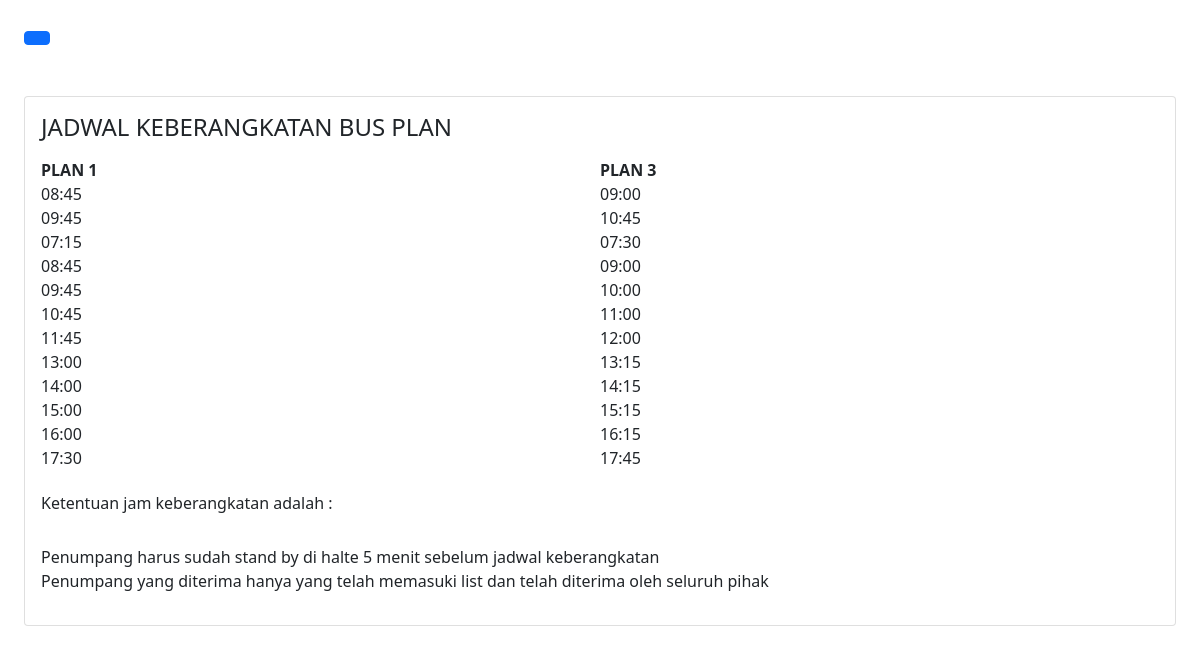
Page /halaman_admin.php on the committed database.
### tables this page shows
CREATE TABLE `jadwal` (
  `id` int(200) NOT NULL,
  `plan1` varchar(200) NOT NULL,
  `plan3` varchar(200) NOT NULL
);

### halaman_admin.php (the view, shortened to what this page needs)
<!DOCTYPE html>
<html lang="en">
<head>
  <link rel="stylesheet" href="http://192.168.29.55:8300/bootstrap.min.css" />
  <link rel="stylesheet" href="http://192.168.29.55:8300/bootstrap-icons.css" />
</head>
<body background="#87CEFA" ;>
  <section class="p-4" id="main-content">
    <button class="btn btn-primary" id="button-toggle">
    </button>
    <div class="card mt-5">
      <div class="card-body">
        <h4>JADWAL KEBERANGKATAN BUS PLAN</h4>
        <p>
        <?php
          include "koneksi.php";
          $query = mysqli_query($koneksi, "SELECT * FROM jadwal");
          ?>
        <form action="" method="post">
          <table width="100%" border="0" align="center" cellpadding="0" cellspacing="0">
            <tr bgcolor="white">
            <tr>
              <th width="30">PLAN 1</td>
              <th width="30">PLAN 3</td>
            </tr>
            <?php if (mysqli_num_rows($query) > 0) { ?>
              <?php
              while ($data = mysqli_fetch_array($query)) {
              ?>
                <tr>
                  <td><?php echo $data["plan1"]; ?></td>
                  <td><?php echo $data["plan3"]; ?></td>
                </tr>
              <?php $no++;
              } ?>
            <?php } ?>
          </table>
          <h6>Ketentuan jam keberangkatan adalah :</h6></br>
          Penumpang harus sudah stand by di halte 5 menit sebelum jadwal keberangkatan</br>
          Penumpang yang diterima hanya yang telah memasuki list dan telah diterima oleh seluruh pihak</br>
        </form>
        </p>
    </div>
    </div>
  </section>
</body>
</html>

### halaman_admin.php (style rules this page uses)
#main-content { transition: 0.4s; }

### rows in the picture
jadwal: plan1 "08:45", plan3 "09:00"
jadwal: plan1 "09:45", plan3 "10:45"
jadwal: plan1 "07:15", plan3 "07:30"
jadwal: plan1 "08:45", plan3 "09:00"
jadwal: plan1 "09:45", plan3 "10:00"
jadwal: plan1 "10:45", plan3 "11:00"
jadwal: plan1 "11:45", plan3 "12:00"
jadwal: plan1 "13:00", plan3 "13:15"
jadwal: plan1 "14:00", plan3 "14:15"
jadwal: plan1 "15:00", plan3 "15:15"
jadwal: plan1 "16:00", plan3 "16:15"
jadwal: plan1 "17:30", plan3 "17:45"
